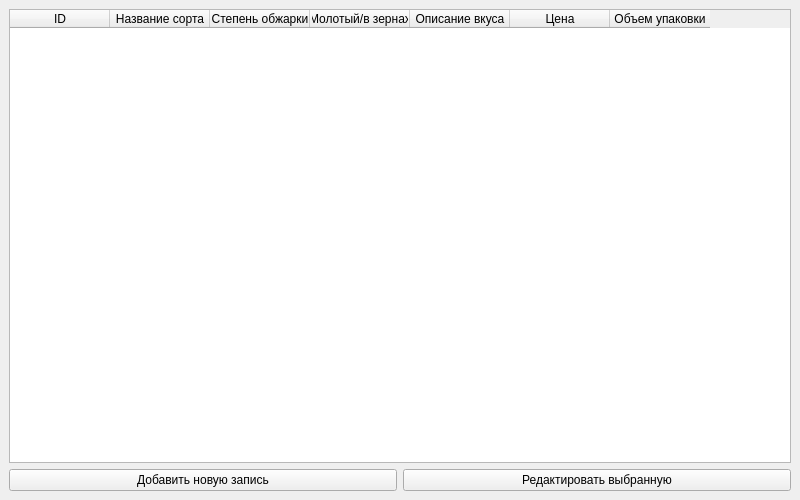
<?xml version="1.0" encoding="UTF-8"?>
<ui version="4.0">
 <class>MainWindow</class>
 <widget class="QMainWindow" name="MainWindow">
  <property name="geometry">
   <rect>
    <x>0</x>
    <y>0</y>
    <width>800</width>
    <height>500</height>
   </rect>
  </property>
  <property name="windowTitle">
   <string>Информация о кофе</string>
  </property>
  <widget class="QWidget" name="centralwidget">
   <layout class="QVBoxLayout" name="verticalLayout">
    <item>
     <widget class="QTableWidget" name="tableWidget">
      <column>
       <property name="text">
        <string>ID</string>
       </property>
      </column>
      <column>
       <property name="text">
        <string>Название сорта</string>
       </property>
      </column>
      <column>
       <property name="text">
        <string>Степень обжарки</string>
       </property>
      </column>
      <column>
       <property name="text">
        <string>Молотый/в зернах</string>
       </property>
      </column>
      <column>
       <property name="text">
        <string>Описание вкуса</string>
       </property>
      </column>
      <column>
       <property name="text">
        <string>Цена</string>
       </property>
      </column>
      <column>
       <property name="text">
        <string>Объем упаковки</string>
       </property>
      </column>
     </widget>
    </item>
    <item>
     <layout class="QHBoxLayout" name="horizontalLayout">
      <item>
       <widget class="QPushButton" name="addButton">
        <property name="text">
         <string>Добавить новую запись</string>
        </property>
       </widget>
      </item>
      <item>
       <widget class="QPushButton" name="editButton">
        <property name="text">
         <string>Редактировать выбранную</string>
        </property>
       </widget>
      </item>
     </layout>
    </item>
   </layout>
  </widget>
 </widget>
</ui>
